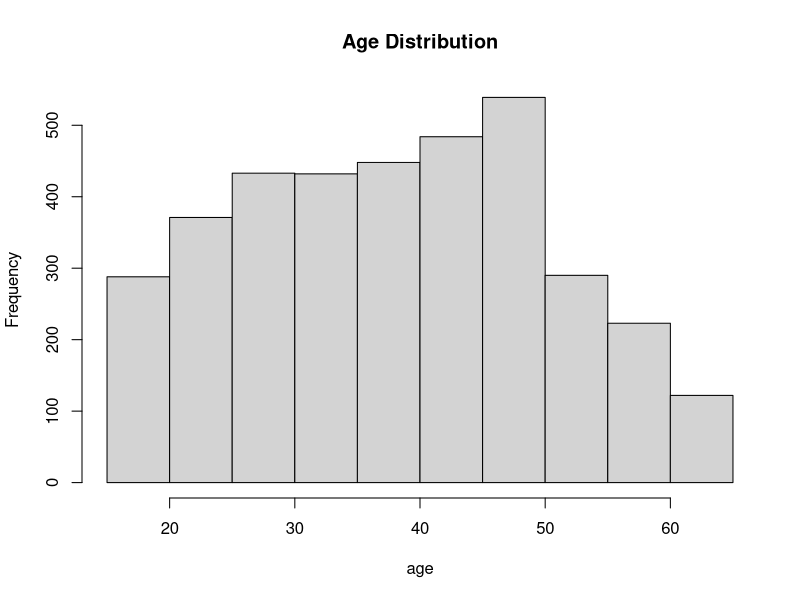
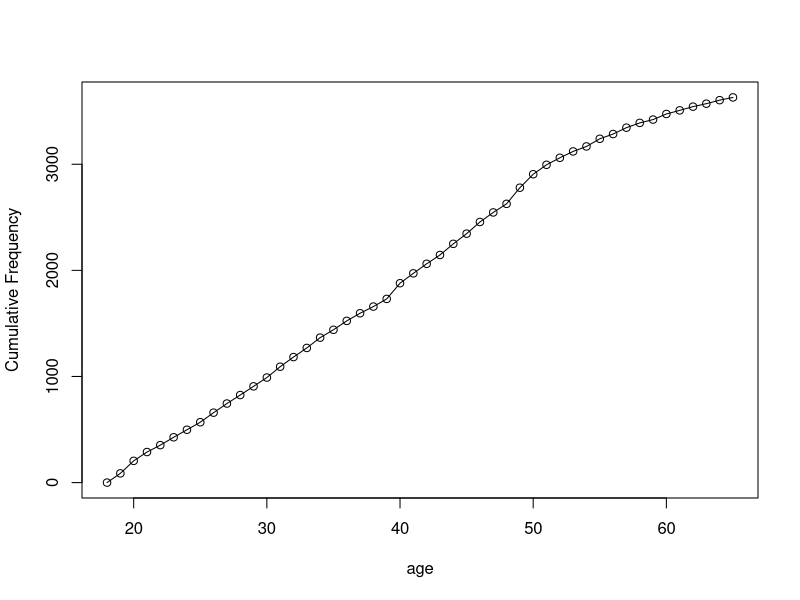
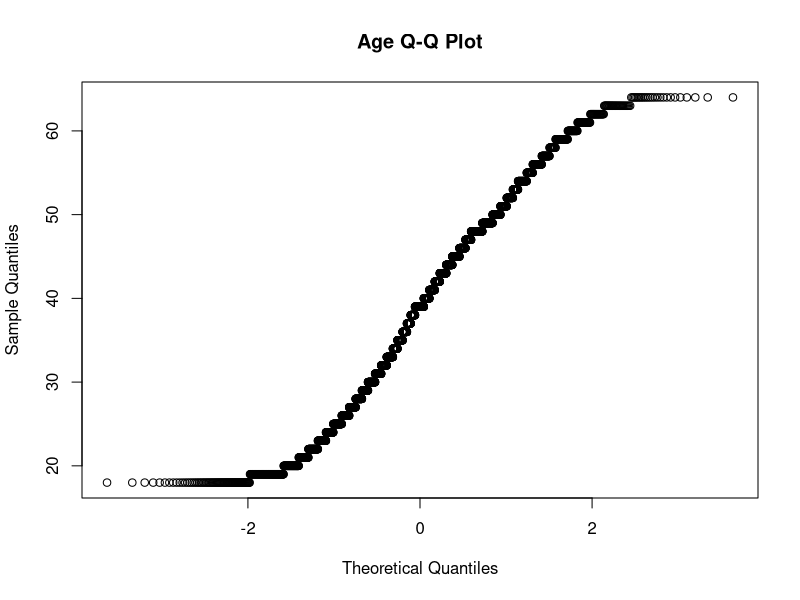
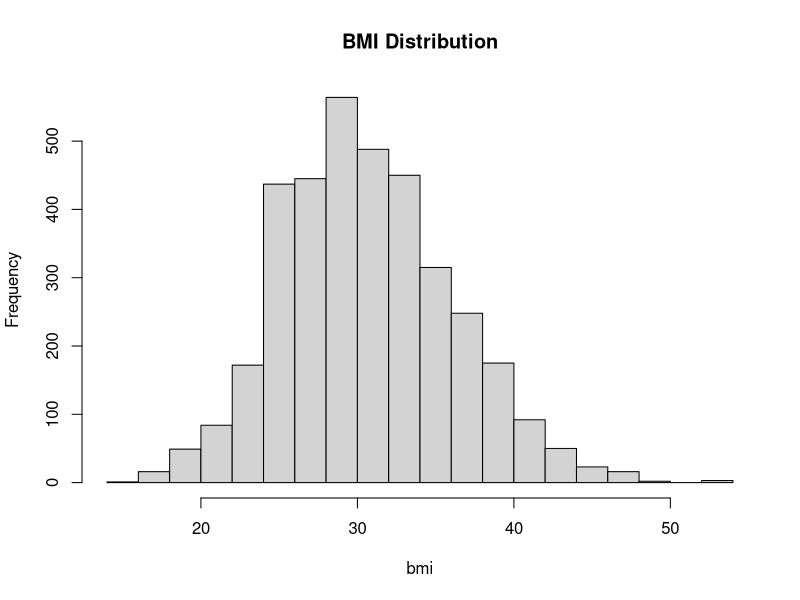
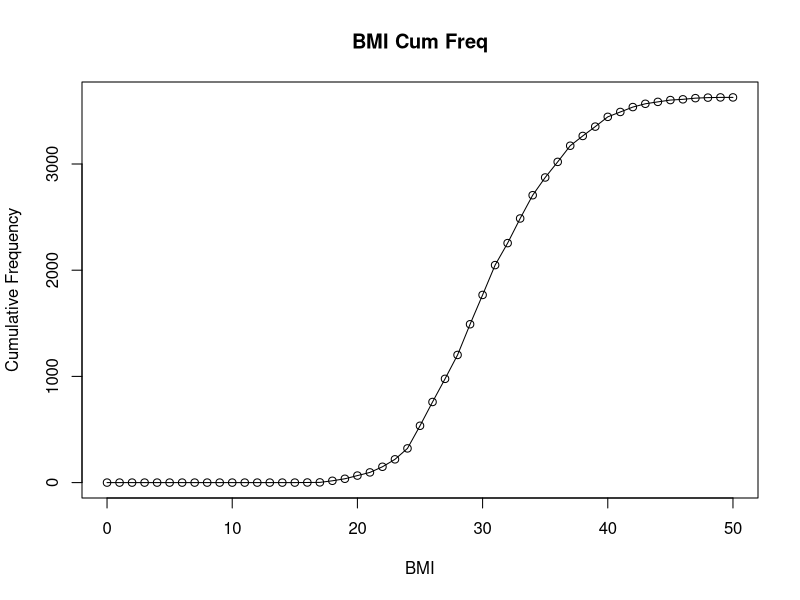
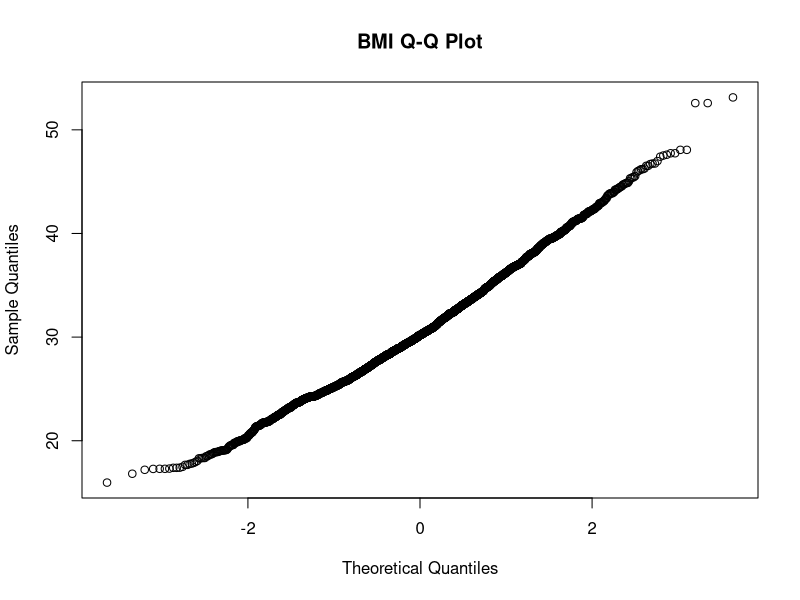
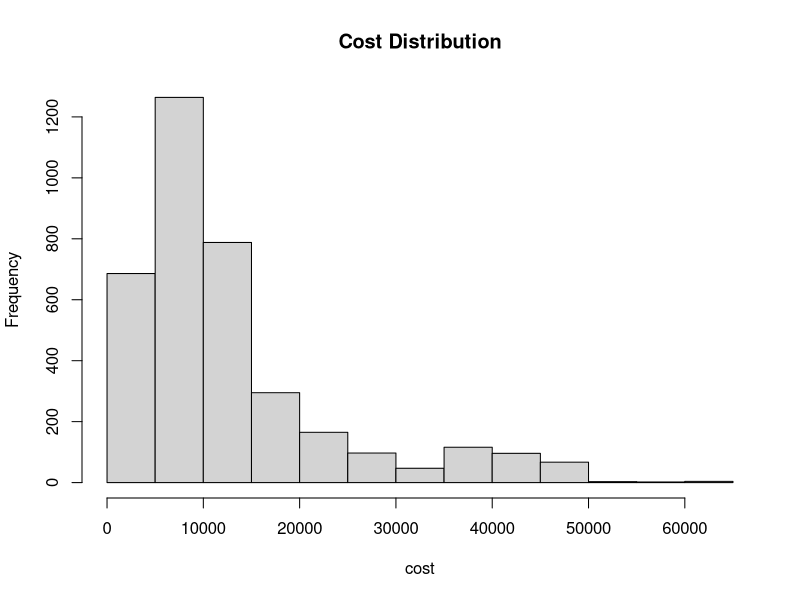
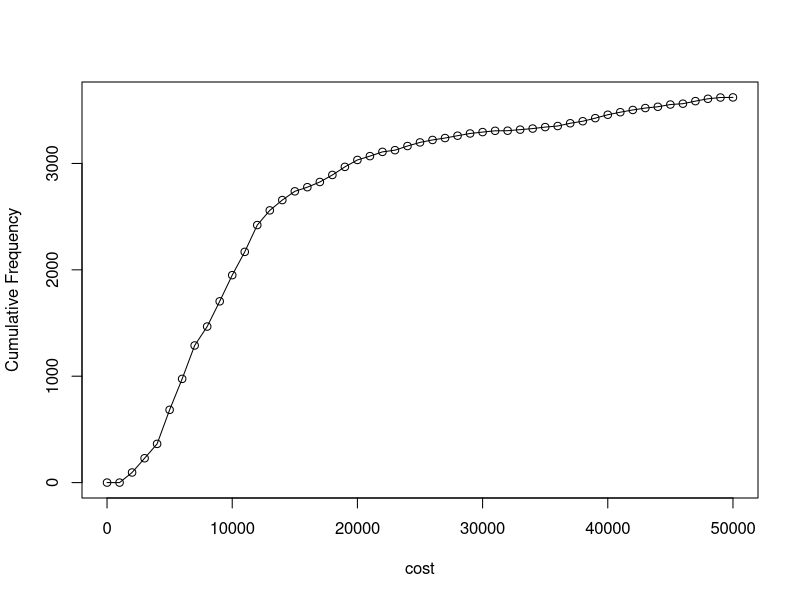

Reproduce these figures in R, in order.
## ---- chunk 1
# importing libraries
library(readxl)

data <- read_excel('Train_Data.xlsx')
head(data)
## ---- chunk 2
# create new dataframe with target variables
df <- data[,c('age','bmi', 'charges')]
colnames(df) <- c('age', 'bmi', 'cost')

# assign columns to variables
# convert age column from float to int for proper analysis
age <- as.integer(df$age)
bmi <- df$bmi
cost <- as.integer(df$cost)

# change df into int for age and cost
df$age <- age
df$cost <- cost

head(df)
## ---- chunk 3
# Histogram Distribution
# age distribution with min=18, max=64
hist(age, breaks=8, main='Age Distribution')
## ---- chunk 4
# Age Cumulative Relative Frequency

break_points = seq(18, 65, by=1)
data_transform = cut(age, break_points,
                     right=FALSE)

# convert age data and range into table for plotting later
freq_table = table(data_transform)
cumfreq = c(0, cumsum(freq_table))

# plot cumfreq table showing age cum frequency
plot(break_points, cumfreq,
     xlab="age",
     ylab="Cumulative Frequency")

# connect points via line
lines(break_points, cumfreq)
## ---- chunk 5
# Age qqplot
qqnorm(age, main='Age Q-Q Plot')

## ---- chunk 6
# bmi distribution with min=15.96, max=53.13
hist(bmi, breaks=15, main='BMI Distribution')
## ---- chunk 7
# BMI Cumulative Relative Frequency

break_points = seq(0, 50, by=1)
data_transform = cut(bmi, break_points,
                     right=FALSE)

# convert age data and range into table for plotting later
freq_table = table(data_transform)
cumfreq = c(0, cumsum(freq_table))

# plot cumfreq table showing age cum frequency
plot(break_points, cumfreq,
     xlab="BMI",
     ylab="Cumulative Frequency",
     main='BMI Cum Freq')

# connect points via line
lines(break_points, cumfreq)
## ---- chunk 8
# BMI qqplot
qqnorm(bmi, main='BMI Q-Q Plot')

## ---- chunk 9
# charges distribution with min=, max=
hist(cost, breaks=15, main='Cost Distribution')
## ---- chunk 10
# Charges Cumulative Relative Frequency
break_points = seq(0, 50000, by=1000)
data_transform = cut(cost, break_points,
                     right=FALSE)

# convert age data and range into table for plotting later
freq_table = table(data_transform)
cumfreq = c(0, cumsum(freq_table))

# plot cumfreq table showing age cum frequency
plot(break_points, cumfreq,
     xlab="cost",
     ylab="Cumulative Frequency")

# connect points via line
lines(break_points, cumfreq)
## ---- chunk 11
# Charges qqplot
qqnorm(cost, main='Cost Q-Q Plot')

## ---- chunk 12
library(dplyr)
# Computing point estimates using a sample of 60 entries
sample <- sample_n(df, 60)
# mode function
find_mode <- function(v) {
   uniqv <- unique(v)
   uniqv[which.max(tabulate(match(v, uniqv)))]
}

# age stats
avg_age <- mean(sample$age)
med_age <- median(sample$age)
mod_age <- find_mode(sample$age)
var_age <- var(sample$age)
std_age <- sd(sample$age)
age_samp_stats <- c(avg_age, med_age, mod_age, var_age, std_age)

# bmi stats
avg_bmi <- mean(sample$bmi)
med_bmi <- median(sample$bmi)
mod_bmi <- find_mode(sample$bmi)
var_bmi <- var(sample$bmi)
std_bmi <- sd(sample$bmi)
bmi_samp_stats <- c(avg_bmi, med_bmi, mod_bmi, var_bmi, std_bmi)

# cost stats
avg_cost <- mean(sample$cost)
med_cost <- median(sample$cost)
mod_cost <- find_mode(sample$cost)
var_cost <- var(sample$cost)
std_cost <- sd(sample$cost)
cost_samp_stats <- c(avg_cost, med_cost, mod_cost, var_cost, std_cost)

# sample stats dataframe
idx <- c('mean', 'median', 'mode', 'variance', 'standard deviation')
sample_stats <- data.frame(idx, age_samp_stats, bmi_samp_stats, cost_samp_stats)


head(sample_stats)
## ---- chunk 13
# age quantile
age_q <- quantile(age, probs = c(0,0.25,0.5,0.75,1))
aq1 <- age_q[[2]]
aq3 <- age_q[[4]]
a_iqr <- aq3-aq1
# bounds
age_lower <- aq1 - 1.5*a_iqr
age_upper <- aq3 + 1.5*a_iqr
# age without outliers
age_no = age[age > age_lower & age < age_upper]
age_proportion = length(age_no) / length(age)
print(paste('Proportion of Age within 1.5IQR: ', age_proportion))


# bmi quantile
bmi_q <- quantile(bmi, probs=c(0,0.25,0.5,0.75,1))
bq1 <- bmi_q[[2]]
bq3 <- bmi_q[[4]]
b_iqr <- bq3-bq1
# bounds
bmi_lower <- bq1 - 1.5*b_iqr
bmi_upper <- bq3 + 1.5*b_iqr
# age without outliers
bmi_no = bmi[bmi > bmi_lower & bmi < bmi_upper]
bmi_proportion = length(bmi_no) / length(bmi)
print(paste('Proportion of BMI within 1.5IQR: ', round(bmi_proportion, digits=3)))


# cost quantile
cost_q <- quantile(cost, probs = c(0,0.25,0.5,0.75,1))
cq1 <- cost_q[[2]]
cq3 <- cost_q[[4]]
c_iqr <- cq3-cq1
# bounds
cost_lower <- cq1 - 1.5*c_iqr
cost_upper <- cq3 + 1.5*c_iqr
# age without outliers
cost_no = cost[cost > cost_lower & cost < cost_upper]
cost_proportion = length(cost_no) / length(cost)
print(paste('Proportion of Cost within 1.5IQR: ', round(cost_proportion, digits=3)))

## ---- chunk 14
# zscore for 95% significant level
z_star_95 <- qnorm(0.975)

# 95 CI using population mean
# age
pop_age_lower = mean(age) - z_star_95 * (sd(age) / sqrt(length(age)))
pop_age_upper = mean(age) + z_star_95 * (sd(age) / sqrt(length(age)))
# bmi
pop_bmi_lower = mean(bmi) - z_star_95 * (sd(bmi) / sqrt(length(bmi)))
pop_bmi_upper = mean(bmi) + z_star_95 * (sd(bmi) / sqrt(length(bmi)))
# cost
pop_cost_lower = mean(cost) - z_star_95 * (sd(cost) / sqrt(length(cost)))
pop_cost_upper = mean(cost) + z_star_95 * (sd(cost) / sqrt(length(cost)))


# 95 CI using proportion from previous part
# age 
samp_age_lower = mean(age_no) - z_star_95 * (sd(age_no) / sqrt(length(age_no)))
samp_age_upper = mean(age_no) + z_star_95 * (sd(age_no) / sqrt(length(age_no)))
# bmi
samp_bmi_lower = mean(bmi_no) - z_star_95 * (sd(bmi_no) / sqrt(length(bmi_no)))
samp_bmi_upper = mean(bmi_no) + z_star_95 * (sd(bmi_no) / sqrt(length(bmi_no)))
# cost
samp_cost_lower = mean(cost_no) - z_star_95 * (sd(cost_no) / sqrt(length(cost_no)))
samp_cost_upper = mean(cost_no) + z_star_95 * (sd(cost_no) / sqrt(length(cost_no)))



# population dataframe
index = c('age', 'bmi', 'cost')
pop_lower = c(pop_age_lower, pop_bmi_lower, pop_cost_lower)
pop_upper = c(pop_age_upper, pop_bmi_upper, pop_cost_upper)
ci_pop = data.frame(index, pop_lower, pop_upper)

# sample dataframe
samp_lower = c(samp_age_lower, samp_bmi_lower, samp_cost_lower)
samp_upper = c(samp_age_upper, samp_bmi_upper, samp_cost_upper)
ci_sample = data.frame(index, samp_lower, samp_upper)


# are these values different?
# analysis is provided below results at the bottom
ci_pop
ci_sample

## ---- chunk 15
# similar to the previous one, instead we will be using the sample variance rather than the population.
# prefix for previously used sampled statistics: avg_*, std_*

# 95 CI using population mean
# age
samp_cia_lower = avg_age - z_star_95 * (std_age / sqrt(length(age)))
samp_cia_upper = avg_age + z_star_95 * (std_age / sqrt(length(age)))
# bmi
samp_cib_lower = avg_bmi - z_star_95 * (std_bmi / sqrt(length(bmi)))
samp_cib_upper = avg_bmi + z_star_95 * (std_bmi / sqrt(length(bmi)))
# cost
samp_cic_lower = avg_cost - z_star_95 * (std_cost / sqrt(length(cost)))
samp_cic_upper = avg_cost + z_star_95 * (std_cost / sqrt(length(cost)))


# sample dataframe
samp_ci_lower = c(samp_cia_lower, samp_cib_lower, samp_cic_lower)
samp_ci_upper = c(samp_cia_upper, samp_cib_upper, samp_cic_upper)
ci_sample = data.frame(index, samp_ci_lower, samp_ci_upper)

ci_sample

## ---- chunk 16
# age (discrete)
# theoretical distribution: uniform (mu)
uniform_mu <- mean(age)

# bmi (continuous)
# theoretical distribution: normal (mu, sigma)
normal_mu <- mean(bmi)
normal_sigma <- sd(bmi)

# cost (discrete)
# theoretical distribution: exponential (lambda)
exponential_lambda <- mean(cost)

## ---- chunk 17
# The
## ---- chunk 18
# Per the Central Limit Theorem, as more simulations increase, we can expect most, if not all, of our distributions to converge towards a normal distribution.
## ---- chunk 19
# age 
## ---- chunk 20
# N=10, n=2



# N=10, n=5



# N=10, n=10



# N=100, n=2



# N=100, n=5



# N=100, n=10



# N=500, n=2



# N=500, n=5



# N=500, n=10




## ---- chunk 21

## ---- chunk 22

## ---- chunk 23

## ---- chunk 24

## ---- chunk 25
plot(bmi, cost)
## ---- chunk 26
# X = bmi, Y = cost
# corr = cov(X, Y) / sqrt(var(X)^2*var(Y)^2) where var is sample variance
correlation = cov(bmi, cost) / (sqrt(var_bmi^2 * var_cost^2))
print(paste("Sample correlation coefficient: ", round(correlation, 6)))
## ---- chunk 27
# fisher transformation
z_r = log((1+correlation)/(1-correlation))/2

# log upper and lower bounds for 95% CI
lower_zr = z_r - (z_star_95/sqrt(length(bmi)-3))
lower_zr = (exp(2*lower_zr)-1)/(exp(2*lower_zr)+1)

upper_zr = z_r + (z_star_95/sqrt(length(bmi)-3))
upper_zr = (exp(2*upper_zr)-1)/(exp(2*upper_zr)+1)

ci_correlation = data.frame(lower_zr, upper_zr)
ci_correlation
## ---- chunk 28
library(stats)

# create matrix of bmi and cost
bmi_cost_mat = c(bmi, cost)

chisq.test(bmi_cost_mat)
